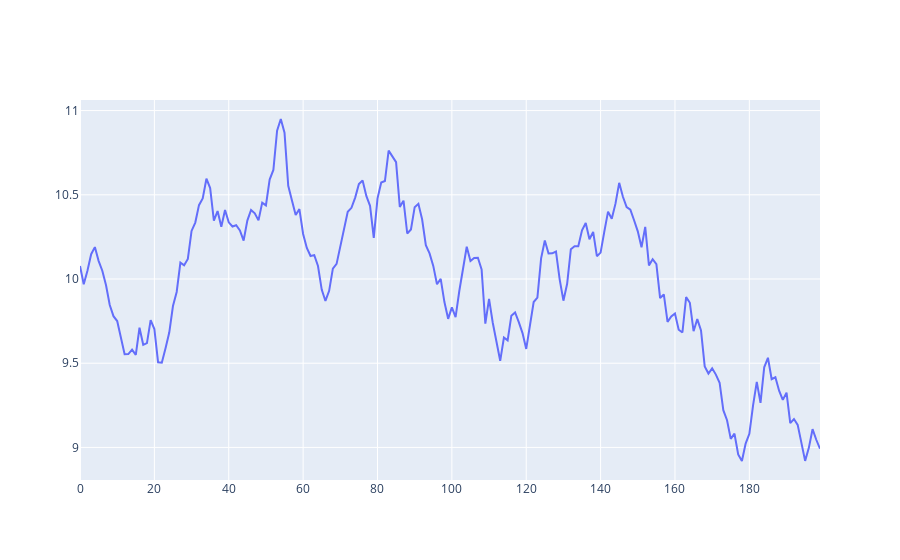

Notebook code for this chart:
### Code cell
fig = go.Figure()
fig.add_trace(go.Scatter( 
                 x=np.array(range(N)),
                 y=prices,
                 name = "Prices"))
fig.show()

### Figure 1 — Plotly figure (JSON) as saved in the notebook; plotly's stock layout.template omitted (floating-point values rounded to 4 significant figures; data arrays with more than 128 entries replaced by an {"elided": "..."} marker saying what was removed)
{"data": [{"name": "Prices", "type": "scatter", "x": {"elided": "200 int values"}, "y": {"elided": "201 float values"}}], "layout": {}}
